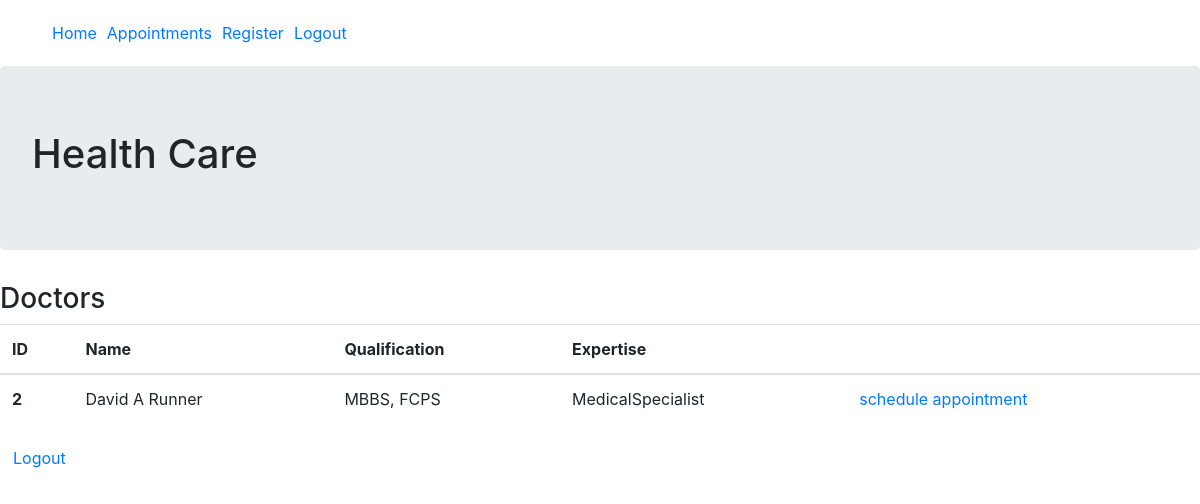
The page / (signed in) on the database its author committed.
### tables this page shows
CREATE TABLE users (
    id INTEGER PRIMARY KEY AUTOINCREMENT,
    created TIMESTAMP NOT NULL DEFAULT CURRENT_TIMESTAMP,
    role TEXT NOT NULL,
    fname TEXT NULL,
    mname TEXT NULL,
    lname TEXT NULL,
    email TEXT NULL,
    password TEXT NULL,
    cnic TEXT NULL,
    postal_code TEXT NULL,
    father_name TEXT NULL,
    gender TEXT NULL,
    blood_group TEXT NULL,
    emergency_mobile TEXT NULL,
    payment_mode TEXT NULL,
    qualification TEXT NULL,
    expertise TEXT NULL
);

### main.py (the view)
@app.route('/')
def index():
    login_status = session.get('login_status')
    if login_status is None:
        return render_template('login.html')
    role = session.get('role')
    email = session.get('email')
    if role == 'Patient':
        doctors = get_doctors()
        return render_template('home_patient.html', role=role, email=email, doctors=doctors)
    return render_template('home_doctor.html', role=role, email=email)

### main.py (called while the page is built)
def get_db_connection():
    conn = sqlite3.connect('database.db')
    conn.row_factory = sqlite3.Row
    return conn

def get_doctors():
    conn = get_db_connection()
    doctors = conn.execute('SELECT * FROM users WHERE role="Doctor" ORDER BY fname, mname, lname').fetchall()
    conn.close()
    return doctors

### templates/home_patient.html (shortened to what this page needs)
<!DOCTYPE html>
<html lang="en">
<head>
    <link rel="stylesheet" href="static/css/bootstrap.min.css">
</head>
<body>
<nav class="navbar">
    <div class="container-fluid">
        <ul class="nav navbar">
            <li active style="margin: 5px"><a href="#">Home</a></li>
            <li active style="margin: 5px"><a href="/my_appointments">Appointments</a></li>
            <li style="margin: 5px"><a href="/register">Register</a></li>
            <li style="margin: 5px"><a href="/logout">Logout</a></li>
        </ul>
    </div>
</nav>
<div class="jumbotron">
    <h1>Health Care</h1>
</div>
<h3>Doctors</h3>
<table class="table">
    <thead>
    <th>
        ID
    </th>
    <th>
        Name
    </th>
    <th>
        Qualification
    </th>
    <th>
        Expertise
    </th>
    <th>
    </th>
    </thead>
    <tbody>
    {% for doctor in doctors %}
    <tr>
        <th>
            {{ doctor["id"] }}
        </th>
        <td>
            {{ doctor["fname"] + " " + doctor["mname"] + " " + doctor["lname"]}}
        </td>
        <td>
            {{ doctor["qualification"] }}
        </td>
        <td>
            {{ doctor["expertise"] }}
        </td>
        <td>
            <a href='/schedule_appointment?doctor_id={{ doctor["id"] }}'>schedule appointment</a>
        </td>
    </tr>
    {% endfor %}
    </tbody>
</table>
<a class="btn" href="/logout">Logout</a>
</body>
</html>

### rows shown on the page
users: id "2", fname+mname+lname "David A Runner", qualification "MBBS, FCPS", expertise "MedicalSpecialist"
